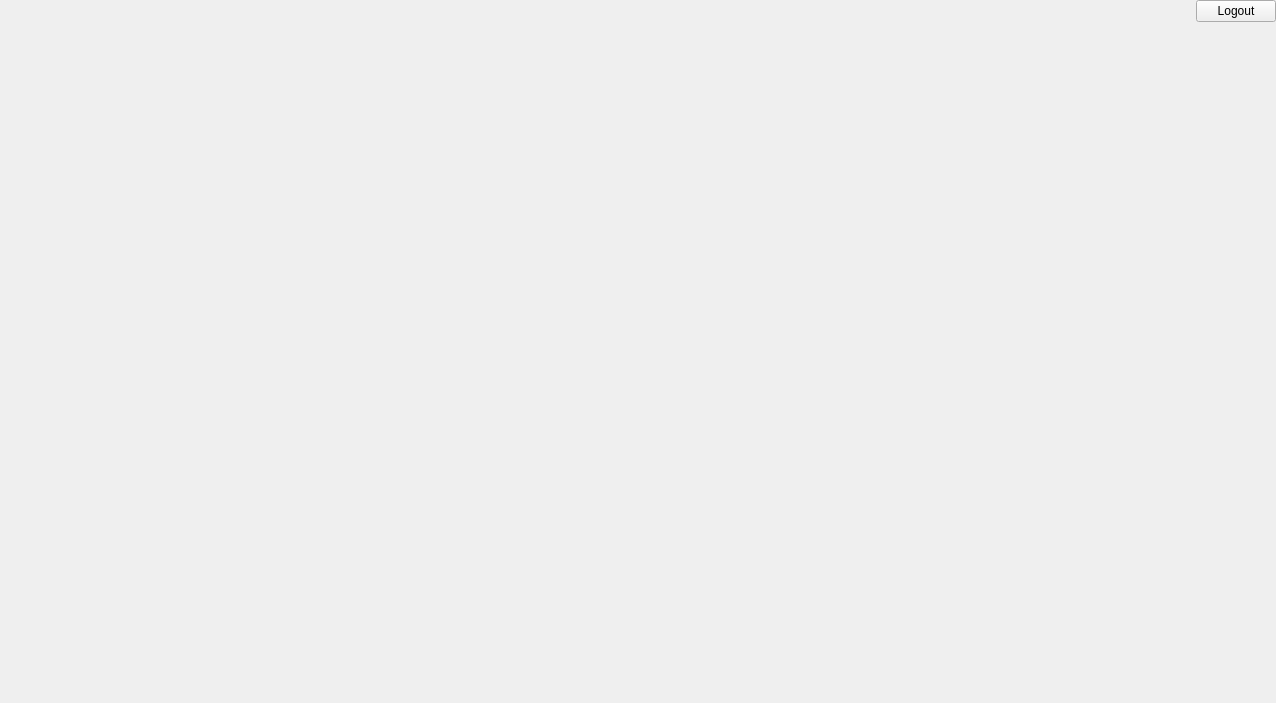
<?xml version="1.0" encoding="UTF-8"?>
<ui version="4.0">
 <class>ModeSelection</class>
 <widget class="QWidget" name="ModeSelection">
  <property name="geometry">
   <rect>
    <x>0</x>
    <y>0</y>
    <width>1276</width>
    <height>703</height>
   </rect>
  </property>
  <property name="windowTitle">
   <string>Mode</string>
  </property>
  <layout class="QVBoxLayout" name="verticalLayout" stretch="0,1">
   <property name="spacing">
    <number>0</number>
   </property>
   <property name="leftMargin">
    <number>0</number>
   </property>
   <property name="topMargin">
    <number>0</number>
   </property>
   <property name="rightMargin">
    <number>0</number>
   </property>
   <property name="bottomMargin">
    <number>0</number>
   </property>
   <item>
    <widget class="QWidget" name="widget" native="true">
     <layout class="QHBoxLayout" name="horizontalLayout_2">
      <property name="spacing">
       <number>0</number>
      </property>
      <property name="leftMargin">
       <number>0</number>
      </property>
      <property name="topMargin">
       <number>0</number>
      </property>
      <property name="rightMargin">
       <number>0</number>
      </property>
      <property name="bottomMargin">
       <number>0</number>
      </property>
      <item>
       <widget class="QLabel" name="label">
        <property name="sizePolicy">
         <sizepolicy hsizetype="Expanding" vsizetype="Preferred">
          <horstretch>0</horstretch>
          <verstretch>0</verstretch>
         </sizepolicy>
        </property>
        <property name="text">
         <string/>
        </property>
       </widget>
      </item>
      <item>
       <widget class="QPushButton" name="logoutButton">
        <property name="text">
         <string>Logout</string>
        </property>
       </widget>
      </item>
     </layout>
    </widget>
   </item>
   <item>
    <layout class="QHBoxLayout" name="horizontalLayout">
     <item>
      <widget class="SettingsWidget" name="settingsWidget" native="true"/>
     </item>
     <item>
      <widget class="VisualizationWidget" name="visualizationWidget" native="true"/>
     </item>
    </layout>
   </item>
  </layout>
 </widget>
 <customwidgets>
  <customwidget>
   <class>SettingsWidget</class>
   <extends>QWidget</extends>
   <header>settingswidget.h</header>
   <container>1</container>
  </customwidget>
  <customwidget>
   <class>VisualizationWidget</class>
   <extends>QWidget</extends>
   <header>visualizationwidget.h</header>
   <container>1</container>
  </customwidget>
 </customwidgets>
 <resources/>
 <connections/>
</ui>
